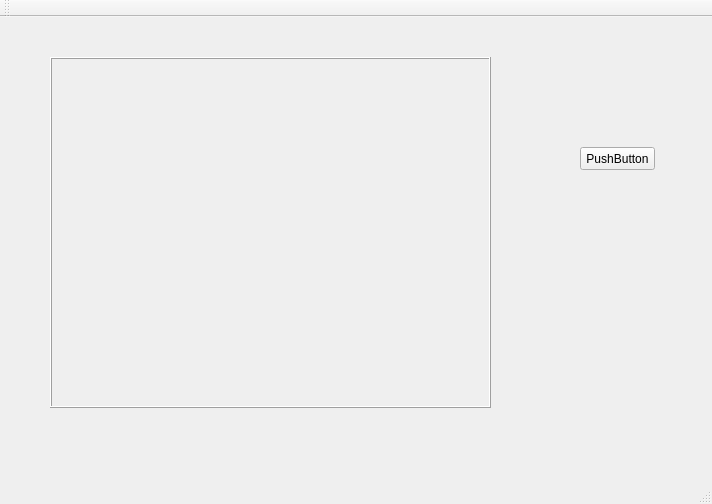
<?xml version="1.0" encoding="UTF-8"?>
<ui version="4.0">
 <class>testttClass</class>
 <widget class="QMainWindow" name="testttClass">
  <property name="geometry">
   <rect>
    <x>0</x>
    <y>0</y>
    <width>712</width>
    <height>504</height>
   </rect>
  </property>
  <property name="windowTitle">
   <string>testtt</string>
  </property>
  <widget class="QWidget" name="centralWidget">
   <widget class="QPushButton" name="pushButton">
    <property name="geometry">
     <rect>
      <x>580</x>
      <y>130</y>
      <width>75</width>
      <height>23</height>
     </rect>
    </property>
    <property name="text">
     <string>PushButton</string>
    </property>
   </widget>
   <widget class="QFrame" name="frame">
    <property name="geometry">
     <rect>
      <x>50</x>
      <y>40</y>
      <width>441</width>
      <height>351</height>
     </rect>
    </property>
    <property name="frameShape">
     <enum>QFrame::Box</enum>
    </property>
    <property name="frameShadow">
     <enum>QFrame::Raised</enum>
    </property>
    <layout class="QHBoxLayout" name="horizontalLayout">
     <property name="spacing">
      <number>0</number>
     </property>
     <property name="leftMargin">
      <number>0</number>
     </property>
     <property name="topMargin">
      <number>0</number>
     </property>
     <property name="rightMargin">
      <number>0</number>
     </property>
     <property name="bottomMargin">
      <number>0</number>
     </property>
     <item>
      <widget class="CvWindow" name="widget" native="true"/>
     </item>
    </layout>
   </widget>
  </widget>
  <widget class="QMenuBar" name="menuBar">
   <property name="geometry">
    <rect>
     <x>0</x>
     <y>0</y>
     <width>712</width>
     <height>23</height>
    </rect>
   </property>
  </widget>
  <widget class="QToolBar" name="mainToolBar">
   <attribute name="toolBarArea">
    <enum>TopToolBarArea</enum>
   </attribute>
   <attribute name="toolBarBreak">
    <bool>false</bool>
   </attribute>
  </widget>
  <widget class="QStatusBar" name="statusBar"/>
 </widget>
 <layoutdefault spacing="6" margin="11"/>
 <customwidgets>
  <customwidget>
   <class>CvWindow</class>
   <extends>QWidget</extends>
   <header>cvwindow.h</header>
   <container>1</container>
  </customwidget>
 </customwidgets>
 <resources>
  <include location="testtt.qrc"/>
 </resources>
 <connections/>
</ui>
